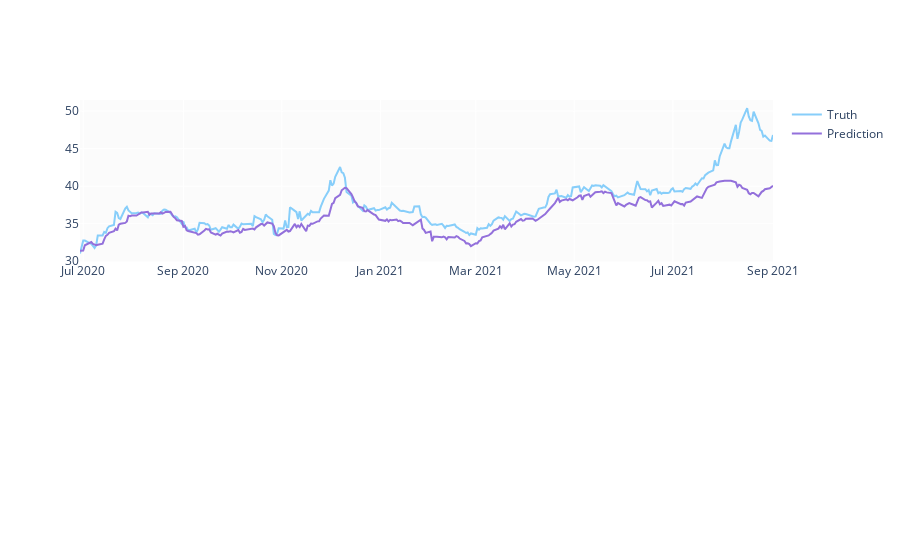

Notebook source saved alongside this figure:
### Code cell
fig = make_subplots(rows=2, cols=1)
fig.add_trace(go.Scatter(x=df_test_2019.index, y=df_test_2019['Close'],
                         name='Truth',
                         marker_color='LightSkyBlue'), row=1, col=1)

fig.add_trace(go.Scatter(x=df_test_2019.index,
                         y=df_test_2019['Predicted Close'],
                         name='Prediction',
                         marker_color='MediumPurple'), row=1, col=1)

fig.show()

### Figure 1 — Plotly figure (JSON) as saved in the notebook; plotly's stock layout.template omitted (floating-point values rounded to 4 significant figures; data arrays with more than 128 entries replaced by an {"elided": "..."} marker saying what was removed)
{"data": [{"marker": {"color": "LightSkyBlue"}, "name": "Truth", "type": "scatter", "x": {"elided": "298 str values"}, "xaxis": "x", "y": {"elided": "298 float values"}, "yaxis": "y"}, {"marker": {"color": "MediumPurple"}, "name": "Prediction", "type": "scatter", "x": {"elided": "298 str values"}, "xaxis": "x", "y": {"elided": "298 float values"}, "yaxis": "y"}], "layout": {"autosize": true, "xaxis": {"anchor": "y", "autorange": true, "domain": [0, 1], "range": ["2020-06-29", "2021-09-01"], "type": "date"}, "xaxis2": {"anchor": "y2", "domain": [0, 1]}, "yaxis": {"anchor": "x", "autorange": true, "domain": [0.575, 1], "range": [29.95, 51.5], "type": "linear"}, "yaxis2": {"anchor": "x2", "domain": [0, 0.425]}}}
